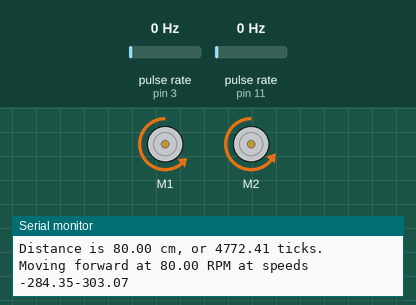
This sketch was run on a simulated Arduino Uno, built with avr-gcc and run on an emulated ATmega328P. On the bench: 2 × DC motor (green arrow = forward, orange = backward, longer = faster), the last lines printed to the serial monitor. Wiring (inferred from the names in the program): 2 × pulse sensor: data pin 3 / data pin 11. The inputs (shaded band) are chosen by the test bench; at power-on: pulse rate (sensors on pin 3, pin 11) 0 Hz.

Above: at 1.05 s.
At 2.2 s:
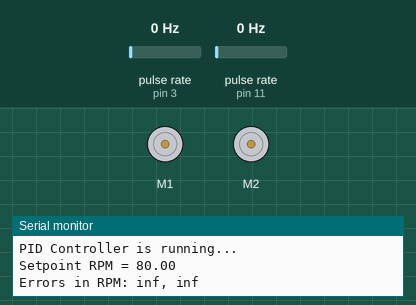
2.3 s: pulse rate (sensor on pin 3) set to 4 Hz
5.3 s: pulse rate (sensor on pin 11) set to 4 Hz
Timing chart, 0 to 8.3 s (numbered marks = the images above; inputs shaded):
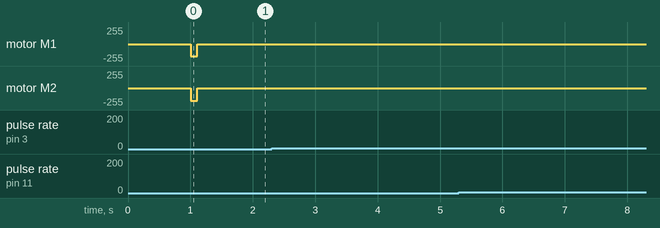

The sketch:

StraightChecklist.ino
```cpp
#include "DualVNH5019MotorShield.h"
#include "PinChangeInterrupt.h"

#define LEFT_ENCODER  3
#define RIGHT_ENCODER 11

// Motor timing
unsigned long currTime = 0;       // updated on every loop
unsigned long startTimeL = 0;    // start timing A interrupts
unsigned long startTimeR = 0;    // start timing B interrupts
unsigned long tickCountL = 0;     // count the A interrupts
unsigned long tickCountR = 0;     // count the B interrupts
unsigned long distanceTicksL = 0;          //distance L
unsigned long distanceTicksR = 0;          //distance R
unsigned long timeWidthL = 0;              // motor A period
unsigned long timeWidthR = 0;              // motor B period
unsigned long printTime = 0;

float setDistance = 80;
float setTickDistance = 0;

const unsigned long SAMPLE_COUNT = 20;

// PID
const unsigned long SAMPLE_TIME = 1000;  // time between PID updates
const unsigned long INT_COUNT = 20;     // sufficient interrupts for accurate timing
double setpointInit;
double setpointL = 150;         // setpoint is rotational speed in Hz
double inputL = 0;              // input is PWM to motors
double prevOutputL = 0;
double outputL = 0;             // output is rotational speed in Hz
double setpointR = 150;         // setpoint is rotational speed in Hz
double inputR = 0;              // input is PWM to motors
double prevOutputR = 0;
double outputR = 0;             // output is rotational speed in Hz
double outputSpeedL = 0;
double outputSpeedR = 0;
double KpL = 2.5, KiL = 0.1, KdL = 0.1;
double KpR = 4, KiR = 0.1, KdR = 0.07;
double kL1 = KpL + KiL + KdL;
double kL2 = -KpL - 2 * KdL;
double kL3 = KdL;
double kR1 = KpR + KiR + KdR;
double kR2 = -KpR - 2 * KdR;
double kR3 = KdR;
double errorL1 = 0;
double errorL2 = 0;
double errorL3 = 0;
double errorR1 = 0;
double errorR2 = 0;
double errorR3 = 0;
double currRPML;
double currRPMR;

/*double Kp = 0, Ki = 0, Kd = 0;
double k1 = Kp + Ki + Kd;
double k2 = -Kp - 2 * Kd;
double k3 = Kd;*/

DualVNH5019MotorShield md;


void setup() {

  Serial.begin(115200);
  md.init();
  pinMode (LEFT_ENCODER, INPUT); //set digital pin 3 as input
  pinMode (RIGHT_ENCODER, INPUT); //set digital pin 11 as input
  attachPCINT(digitalPinToPCINT(LEFT_ENCODER), incTicksL, HIGH);
  attachPCINT(digitalPinToPCINT(RIGHT_ENCODER), incTicksR, HIGH);
  delay(1000);
  setpointInit = 80;
  setTickDistance = distToTicks(setDistance);
  Serial.print("Distance is "); Serial.print(setDistance); Serial.print(" cm, or "); Serial.print(setTickDistance); Serial.println(" ticks.");
  md.setSpeeds(-calculateSpeedL(setpointInit), -calculateSpeedR(setpointInit));
  prevOutputL = calculateSpeedL(setpointInit);
  prevOutputR = calculateSpeedR(setpointInit);
  Serial.print("Moving forward at ");
  Serial.print(setpointInit);
  Serial.print(" RPM at speeds ");
  Serial.print(-calculateSpeedL(setpointInit));
  Serial.println(-calculateSpeedR(setpointInit));
  stopIfFault();
  startTimeL = micros();
  startTimeR = micros();
  printTime = micros();

}

void loop() {

  currTime = micros();
  if ((distanceTicksL + distanceTicksR)/2 >= setTickDistance) {
    md.setBrakes(400, 400);
    md.setSpeeds(0, 0);
    Serial.print("Distance of "); Serial.print(setDistance); Serial.println(" cm reached.");
  }
  else if ((currTime - printTime) >=100000) {
    currRPML = calculateRPM(timeWidthL);
    currRPMR = calculateRPM(timeWidthR);
    Serial.print("Current speeds: ");
    Serial.print(outputL); Serial.print(", ");
    Serial.println(outputR);
    //Serial.print("Current left time width: ");
    //Serial.print(timeWidthL);
    //Serial.print("  Current left motor RPM: ");
    //Serial.println(currRPML);
    //Serial.print("Current right time width: ");
    //Serial.print(timeWidthR);
    //Serial.print("  Current right motor RPM: ");
    //Serial.println(currRPMR);
    pidController();
    Serial.print("Errors in RPM: ");
    Serial.print(errorL1); Serial.print(", "); Serial.println(errorR1);
    printTime = currTime;
    stopIfFault();
  }

}

void incTicksL() {
  tickCountL++;
  if (tickCountL >= SAMPLE_COUNT) {
    timeWidthL = currTime - startTimeL;
    startTimeL = currTime;
    tickCountL = 0;
  }
  distanceTicksL++;
}

void incTicksR() {
  tickCountR++;
  if (tickCountR >= SAMPLE_COUNT) {
    timeWidthR = currTime - startTimeR;
    startTimeR = currTime;
    tickCountR = 0;
  }
  distanceTicksR++;
}
double calculateRPM(double timeWidth) {
  double rpm = 60000000 / ((double)timeWidth / (double)SAMPLE_COUNT) / 562.25 / 2;
  return rpm;
}

double calculateTimeWidth(double rpm) {
  double timeWidth = rpm * 2 * 562.25 / (double)SAMPLE_COUNT / 60000000;
}

double calcRPMfromSpeedL(double speedL) {
  double rpmL = 0.3019 * speedL - 7.3771;
  return rpmL;
}

double calcRPMfromSpeedR(double speedR) {
  double rpmR = 0.2876 * speedR - 7.1982;
  return rpmR;
}

double calculateSpeedL(double rpm) {
  double speedL = 3.3079 * rpm + 24.723 - 5;
  return speedL;
}

double calculateSpeedR(double rpm) {
  double speedR = 3.4714 * rpm + 25.354;
  return speedR;
}

void pidController() {

  Serial.println("PID Controller is running...");
  Serial.print("Setpoint RPM = ");
  Serial.println(setpointInit);

  errorL1 = setpointInit - currRPML;
  errorR1 = setpointInit - currRPMR;

  //PID control law


  outputL = prevOutputL + kL1 * errorL1 + kL2 * errorL2 + kL3 * errorL3;
  outputR = prevOutputR + kR1 * errorR1 + kR2 * errorR2 + kR3 * errorR3;

  outputSpeedL = calculateSpeedL(outputL);
  outputSpeedR = calculateSpeedR(outputR);

  md.setSpeeds(-outputL, -outputR);

  prevOutputL = outputL;
  prevOutputR = outputR;

  errorL3 = errorL2;
  errorL2 = errorL1;
  errorR3 = errorR2;
  errorR2 = errorR1;

}

float distToTicks(float distance) {
  float ticks = distance / 18.85 * 562.25 * 2;
  return ticks;
}

void stopIfFault()
{
  if (md.getM1Fault())
  {
    Serial.println("M1 fault");
    while (1);
  }
  if (md.getM2Fault())
  {
    Serial.println("M2 fault");
    while (1);
  }
}
```
